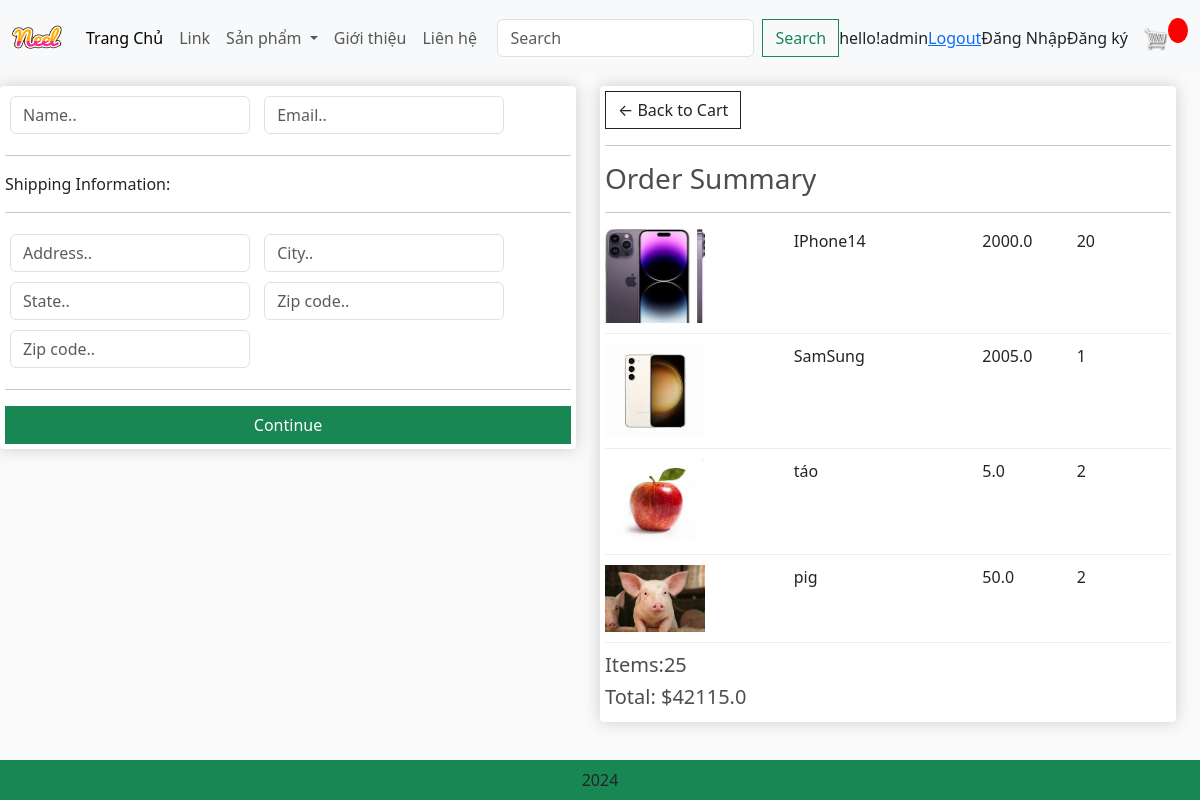
Screenshot of /checkout/ (signed in) with the database file from the repository.
### app/models.py (models this page shows, shortened)
class OrderItem(models.Model):
    product = models.ForeignKey(Product, on_delete=models.SET_NULL, null=True, blank=True)
    order = models.ForeignKey(Order, on_delete=models.SET_NULL, null=True, blank=True)
    quantity = models.IntegerField(default=0, null=True, blank=True)
    date_added = models.DateTimeField(auto_now_add=True)
    @property
    def get_total(self):
        total = self.product.price*self.quantity
        return total

class Product(models.Model):
    category = models.ManyToManyField(Category, related_name='product')
    name = models.CharField(max_length=200, null=True)
    price = models.FloatField()
    digital = models.BooleanField(default=False, null=True, blank=False)
    image = models.ImageField(null=True, blank = True)
    detail = models.TextField(null=True, blank=True)
    @property
    def ImageURL(self):
        try:
            url = self.image.url
        except:
            url = ''
        return url

class Order(models.Model):
    customer = models.ForeignKey(User, on_delete=models.SET_NULL, null=True, blank=True)
    date_order = models.DateTimeField(auto_now_add=True)
    complete = models.BooleanField(default=False, null=True, blank=False)
    transaction_id = models.CharField(max_length=200, null=True)
    @property
    def get_cart_items(self):
        orderitems = self.orderitem_set.all()
        total = sum([item.quantity for item in orderitems])
        return total
    @property
    def get_cart_total(self):
        orderitems = self.orderitem_set.all()
        total = sum([item.get_total for item in orderitems])
        return total

### app/views.py (the view)
# urls.py: path('checkout/', views.checkout, name="checkout"),
def checkout(request):
    if request.user.is_authenticated:
        customer = request.user
        order, created = Order.objects.get_or_create(customer =customer, complete = False)
        items = order.orderitem_set.all()
        cartItems = order.get_cart_items
        user_not_login = "hidden"
        user_login = "show"
    else:
        items= []
        order = {'get_cart_items':0,'get_cart_total':0 }
        user_not_login = "show"
        user_login = "hidden"
        cartItems = order['get_cart_items', 'cartItems':cartItems,'user_not_login':user_not_login, 'user_login': user_login]
    context={'items':items, 'order': order}
    return render(request,'app/checkout.html',context)

### app/templates/app/checkout.html (shortened to what this page needs)
{% extends 'app/base.html' %}
{% load static %}
{% block content_checkout %}
     <div class="row" style='width:100%'>
		<div class="col-lg-6">
			<div class="box-element" id="form-wrapper">
				<form id="form">
					<div id="user-info">
						<div class="form-field">
							<input required class="form-control" type="text" name="name" placeholder="Name..">
						</div>
						<div class="form-field">
							<input required class="form-control" type="email" name="email" placeholder="Email..">
						</div>
					</div>
					<div id="shipping-info">
						<hr>
						<p>Shipping Information:</p>
						<hr>
						<div class="form-field">
							<input class="form-control" type="text" name="address" placeholder="Address..">
						</div>
						<div class="form-field">
							<input class="form-control" type="text" name="city" placeholder="City..">
						</div>
						<div class="form-field">
							<input class="form-control" type="text" name="state" placeholder="State..">
						</div>
						<div class="form-field">
							<input class="form-control" type="text" name="zipcode" placeholder="Zip code..">
						</div>
						<div class="form-field">
							<input class="form-control" type="text" name="country" placeholder="Zip code..">
						</div>
					</div>
					<hr>
					<input id="form-button" class="btn btn-success btn-block" type="submit" value="Continue">
				</form>
			</div>
			<br>
		</div>
		<div class="col-lg-6">
			<div class="box-element">
				<a  class="btn btn-outline-dark" href="{% url 'cart' %}">&#x2190; Back to Cart</a>
				<hr>
				<h3>Order Summary</h3>
				<hr>
				{%for item in items %}
				<div class="cart-row">
					<div style="flex:2"><img class="row-image" src="{{item.product.ImageURL}}"></div>
					<div style="flex:2"><p>{{item.product.name}}</p></div>
					<div style="flex:1"><p>{{item.product.price}}</p></div>
					<div style="flex:1"><p>{{item.quantity}}</p></div>
				</div>
				{%endfor%}
				<h5>Items:{{order.get_cart_items}}</h5>
				<h5>Total: ${{order.get_cart_total}}</h5>
			</div>
		</div>
	</div>
{% endblock content_checkout %}

### app/templates/app/base.html (shortened to what this page needs)
{% load static %}
<!DOCTYPE html>
<html>
    <head>
        <link rel="stylesheet" href="https://stackpath.bootstrapcdn.com/bootstrap/4.4.1/css/bootstrap.min.css">
        <link href="https://cdn.jsdelivr.net/npm/bootstrap@5.3.3/dist/css/bootstrap.min.css" rel="stylesheet">
        <link href-"{%static 'app/css/owl.carousel.min.css'%}" rel="stylesheet" />
        <link href-"{%static 'app/css/all.min.css'%}" rel="stylesheet" />
        <link rel="stylesheet" type="text/css" href="{%static 'app/css/main.css'%}" />
  </head>
    <body>
        <nav class="navbar navbar-expand-lg bg-body-tertiary">
            <div class="container-fluid">
              <a class="navbar-brand" href="{% url 'home' %}">
              <img src="{%static 'app/images/neel.png'%}" alt="Logo" width="50" height="50"/>
              </a>
              <div class="collapse navbar-collapse" id="navbarSupportedContent">
                <ul class="navbar-nav me-auto mb-2 mb-lg-0">
                  <li class="nav-item">
                    <a class="nav-link active" aria-current="page"  href="{% url 'home' %}">Trang Chủ</a>
                  </li>
                  <li class="nav-item">
                    <a class="nav-link" href="#">Link</a>
                  </li>
                  <li class="nav-item dropdown">
                    <a class="nav-link dropdown-toggle" href="#" role="button" data-bs-toggle="dropdown" aria-expanded="false">
                      Sản phẩm
                    </a>
                  </li>
                  <li class="nav-item">
                    <a class="nav-link" href="#">Giới thiệu</a>
                  </li>
                  <li class="nav-item">
                    <a class="nav-link" href="#">Liên hệ</a>
                  </li>
                </ul>
                <form class="d-flex" role="search" method='POST' action ="{%url 'search'%}">
                  <input class="form-control me-2" type="search" placeholder="Search" aria-label="Search" name = 'searched'>
                  <button class="btn btn-outline-success" type="submit">Search</button>
                </form>
              </div>
                <div class="form-inline my-2 my-lg-0" style= "visibility:{{user_login}}">
                  <span>hello!{{request.user}}</span>
                </div>
                <div class="form-inline my-2 my-lg-0" style= "visibility:{{user_login}}">
                  <span><a href="{% url 'logout'%}">Logout</a></span>
                </div>
                  <div class="form-inline my-2 my-lg-0" style= "visibility:{{user_not_login}}">
                    <a class="nav-link" href="{%url 'login'%}">Đăng Nhập</a>
                  </div>
                  <div class="form-inline my-2 my-lg-0" style= "visibility:{{user_not_login}}">
                    <a class="nav-link" href="{%url 'register'%}">Đăng ký</a>
                  </div>
                  <div class="form-inline my-2 my-lg-0">
                    <a href="{% url 'cart'%}"><img id='cart-icon' src="{% static 'images/cart.png'%}"></a>
                  </div>
                  <div class="form-inline my-2 my-lg-0">
                    <p id = 'cart-total'>{{cartItems}}</p>
                  </div>
           </div>
       </nav>
        {% block content_checkout %}{% endblock content_checkout %}
          <footer class="container-fluid bg-success text-center fixed-bottom p-2 mt-5" >
            2024
          </footer>
    </body>
</html>

### app/static/app/css/main.css (style rules this page uses)
body { background-color: hsl(0, 0%, 98%); }
h1,h2,h3,h4,h5,h6 { color:hsl(0, 0%, 30%); }
.box-element { box-shadow:hsl(0, 0%, 80%) 0 0 16px; background-color: #fff; border-radius: 4px; padding: 5px; }
#cart-icon { width:25px; display: inline-block; margin-left: 15px; }
#cart-total { display: block; text-align: center; color:#fff; background-color: red; width: 20px; height: 25px; border-radius: 50%; font-size: 14px; }
.col-lg-3, .col-lg-4, .col-lg-6, .col-lg-8, .col-lg-12 { margin-top: 10px; }
.btn { border-radius: 0; }
.row-image { width: 100px; }
.form-field { width:250px; display: inline-block; padding: 5px; }
.cart-row { display: flex; align-items: flex-stretch; padding-bottom: 10px; margin-bottom: 10px; border-bottom: 1px solid #ececec; }

### rows the page displays
OrderItem: product.ImageURL (picture), product.name "IPhone14", product.price "2000.0", quantity "20"
OrderItem: product.ImageURL (picture), product.name "SamSung", product.price "2005.0", quantity "1"
OrderItem: product.ImageURL (picture), product.name "táo", product.price "5.0", quantity "2"
OrderItem: product.ImageURL (picture), product.name "pig", product.price "50.0", quantity "2"
Order: get_cart_items "25", get_cart_total "42115.0"

### other values shown
{{ request.user }} "admin"
